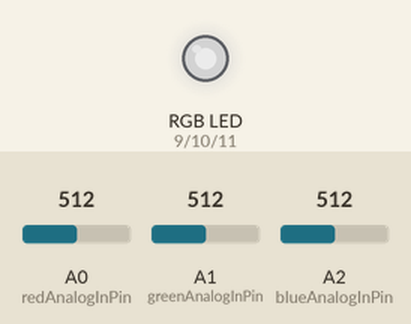
A sketch run on a simulated Arduino Uno, built with avr-gcc and run on an emulated ATmega328P. On the bench: an RGB LED mixed from three pins (HIGH = lit). The test bench sets the inputs (shaded band); at power-on: A0 (redAnalogInPin) = 512, A1 (greenAnalogInPin) = 512, A2 (blueAnalogInPin) = 512. Dim RGB values are drawn brighter than linear.

Above: at 1.2 s.
1.3 s: A0 (redAnalogInPin) set to 716
At 1.6 s:
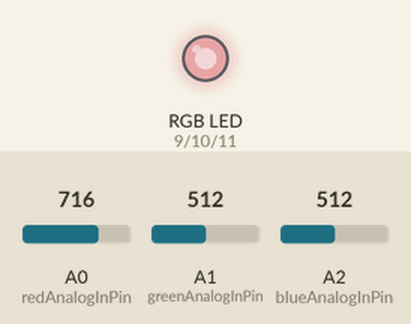
2.8 s: A1 (greenAnalogInPin) set to 716
At 3.9 s:
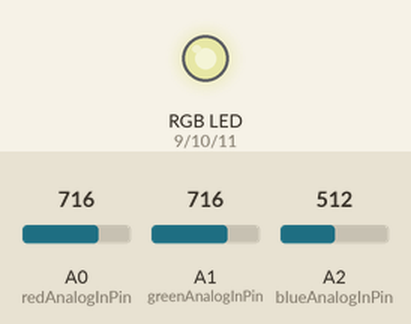
4.3 s: A2 (blueAnalogInPin) set to 716
At 5.1 s:
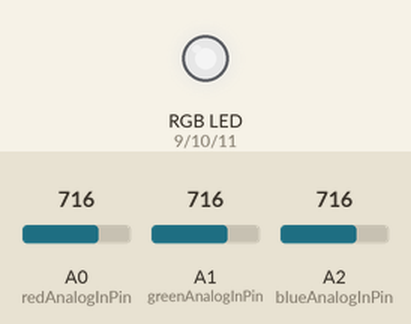
5.8 s: A0 (redAnalogInPin) set to 900
At 6.2 s:
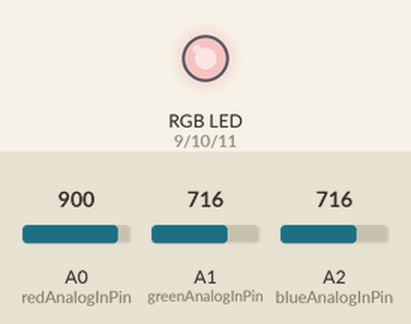
7.3 s: A1 (greenAnalogInPin) set to 900
At 8.5 s:
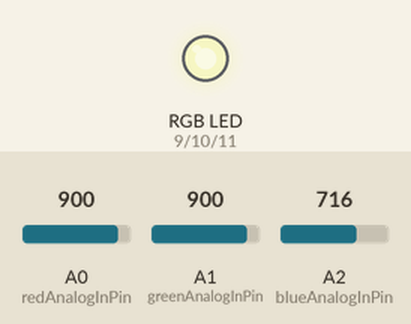
8.8 s: A2 (blueAnalogInPin) set to 900
At 9.7 s:
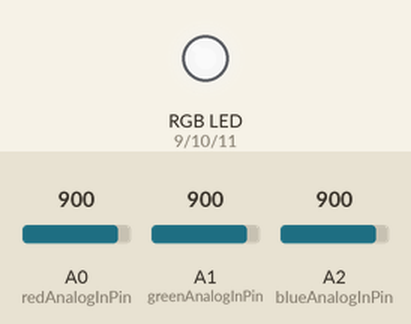
Timing chart, 0 to 11.3 s (numbered marks = the images above; inputs shaded):
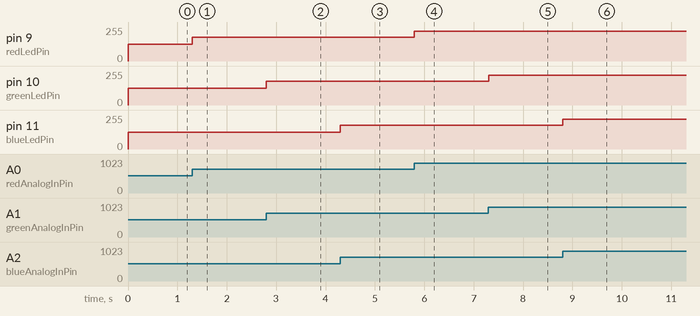

The sketch:

homework_1.ino
```cpp
const int redLedPin = 9;
const int greenLedPin = 10;
const int blueLedPin = 11;

const int redAnalogInPin = A0;
const int greenAnalogInPin = A1;
const int blueAnalogInPin = A2;

int redAnalogInValue = 0;
int greenAnalogInValue = 0;
int blueAnalogInValue = 0;

int redBrightness = 0;
int greenBrightness = 0;
int blueBrightness = 0;

const int MAX_ANALOG_INPUT = 1023;
const int MIN_ANALOG_INPUT, MIN_ANALOG_OUTPUT = 0;
const int MAX_ANALOG_OUTPUT = 255;

void setup() {

  Serial.begin(9600);
  pinMode(redLedPin, OUTPUT);
  pinMode(greenLedPin, OUTPUT);
  pinMode(blueLedPin, OUTPUT);

}

void loop() {

  redAnalogInValue = analogRead(redAnalogInPin);
  greenAnalogInValue = analogRead(greenAnalogInPin);
  blueAnalogInValue = analogRead(blueAnalogInPin);

  redBrightness = map(redAnalogInValue, MIN_ANALOG_INPUT, MAX_ANALOG_INPUT, MIN_ANALOG_OUTPUT, MAX_ANALOG_OUTPUT);
  greenBrightness = map(greenAnalogInValue, MIN_ANALOG_INPUT, MAX_ANALOG_INPUT, MIN_ANALOG_OUTPUT, MAX_ANALOG_OUTPUT);
  blueBrightness = map(blueAnalogInValue, MIN_ANALOG_INPUT, MAX_ANALOG_INPUT, MIN_ANALOG_OUTPUT, MAX_ANALOG_OUTPUT);

  analogWrite(redLedPin, redBrightness);
  analogWrite(greenLedPin, greenBrightness);
  analogWrite(blueLedPin, blueBrightness);

}
```

Measured:
- after the input at 1.3 s, pin 9 (redLedPin): 127/255 → 178/255 at once
- after the input at 2.8 s, pin 10 (greenLedPin): 127/255 → 178/255 at once
- after the input at 4.3 s, pin 11 (blueLedPin): 127/255 → 178/255 at once
- after the input at 5.8 s, pin 9 (redLedPin): 178/255 → 224/255 at once
- after the input at 7.3 s, pin 10 (greenLedPin): 178/255 → 224/255 at once
- after the input at 8.8 s, pin 11 (blueLedPin): 178/255 → 224/255 at once
